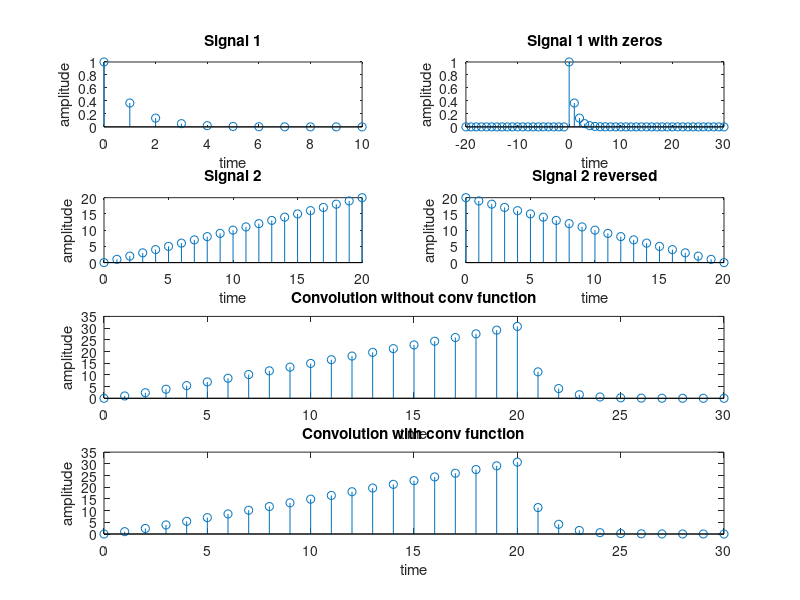

This figure's MATLAB source:
clear allclose all%create signal 1n1 = [0:10];signal1 = exp(-n1);subplot(4,2,1)stem(n1, signal1)title("Signal 1");xlabel("time");ylabel("amplitude");%create signal 2n2 = [0:20];signal2 = n2;subplot(4,2,3)stem(n2, signal2)title("Signal 2");xlabel("time");ylabel("amplitude");nconv = [n1(1) + n2(1):n1(end) + n2(end)];%convolution timeconvlength = length(nconv);%length of convolutionlen1 = length(signal1); %length of signal 1len2 = length(signal2); %length of signal 2X = [zeros(1,len2-1) signal1 zeros(1,len2-1)]; %zero paddingnX = n1(1) - (len2-1):n1(end) + (len2-1); %time for x with zerossubplot(4,2,2)stem(nX, X)title("Signal 1 with zeros");xlabel("time");ylabel("amplitude");signal2_reversed = signal2(end:-1:1);%create the reversed signal 2subplot(4,2,4)stem(n2, signal2_reversed)title("Signal 2 reversed");xlabel("time");ylabel("amplitude");%convolution using the typefor k=1:convlength    Y = [zeros(1,k-1) signal2_reversed zeros(1,convlength-k)];  Convsignal(k) = sum(X.*Y);  endsubplot(4,2,5:6)stem(nconv, Convsignal)title("Convolution without conv function");xlabel("time");ylabel("amplitude");%convolution with conv functionC = conv(signal1, signal2);subplot(4,2,7:8)stem(nconv, C)title("Convolution with conv function");xlabel("time");ylabel("amplitude");